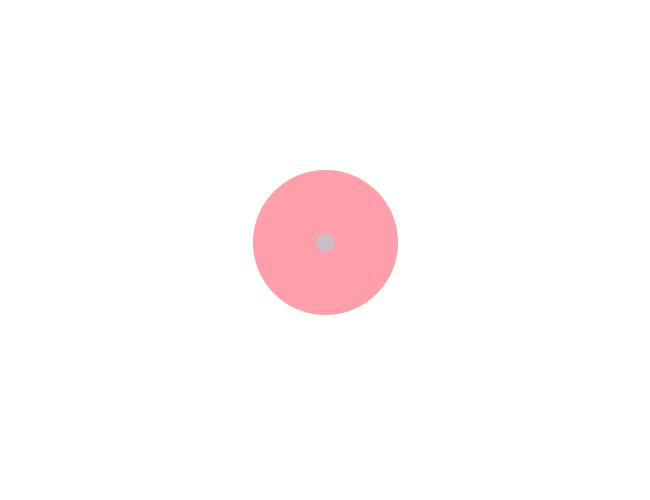
Frame 1 (no input)
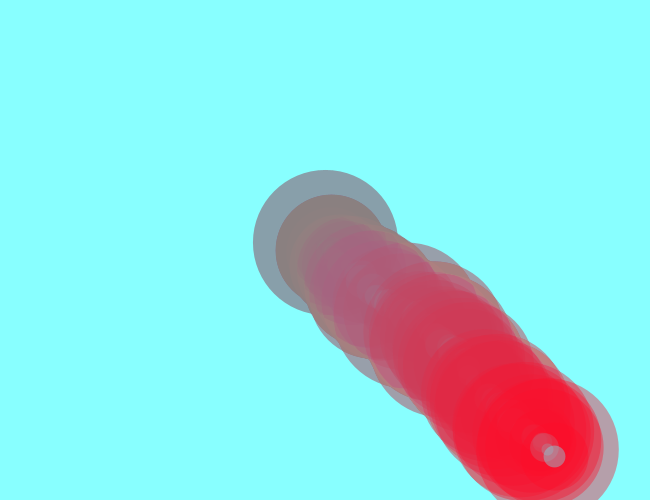
Frame 60 (the mouse pressed at the canvas centre just before this capture)
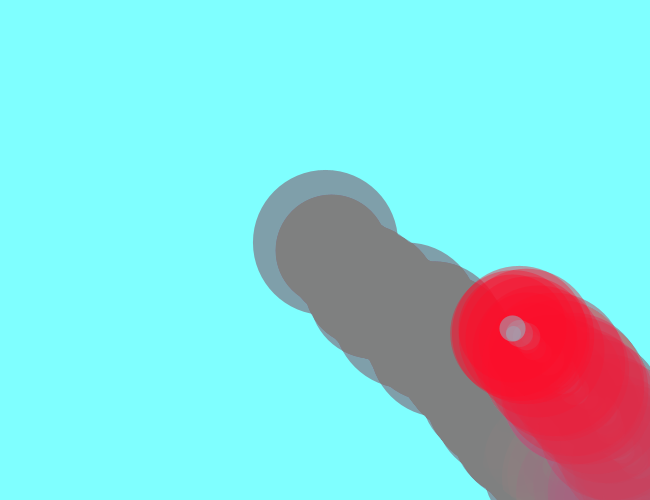
Frame 120 (the mouse held since frame 60 and released just before this capture)

The Processing sketch that drew these frames (run headless with seeded random() and noise(); from frame 60 on, the mouse is pressed at the canvas centre):

// Processing sketch: processing_55218
// ── processing_55218.pde

float posX=320;
float posY=240;
float posA=200;
float posB=300;
float speedX = 8;
float speedY = 8;
float speedA = 8;
float speedB = 8;
int counter = 0;
 
void setup(){
  size(650,500);
  frameRate(60);
  background(255);
}
 //red ghost
void draw(){
  noStroke();
  rect(0,0,width,height);
  if(posX < 0 || posX > width){
    speedX *= -1;
  }
  if(posY < 0 || posY > height){
    speedY *= -1;
  } 
 
  posX += random(speedX);
  posY += random(speedY); 
 
  strokeWeight(random(50,150)); //random stroke weights between 1-150
  stroke(#ff0926,100);//stroke colour (red) and opacity
  point(posX,posY);
  
   fill(#78EBF4,1);//if the fill is put last, it the ghost lines will be on the top
  
 
  
  
    //light blue ghost
  
  if(posA < 0 || posA > width){
    speedA += -1;
  }
  if(posY < 0 || posY > height){
    speedB += -1;
  } 
 
  posA += random(speedA);
  posB += random(speedB); 
 
  strokeWeight(random(10,35)); //random stroke weights between 1-150
  stroke(#78EBF4,100);//stroke colour (blue) and opacity
  point(posX,posY);
  
    noStroke();
  rect(0,0,width,height);
  
}
